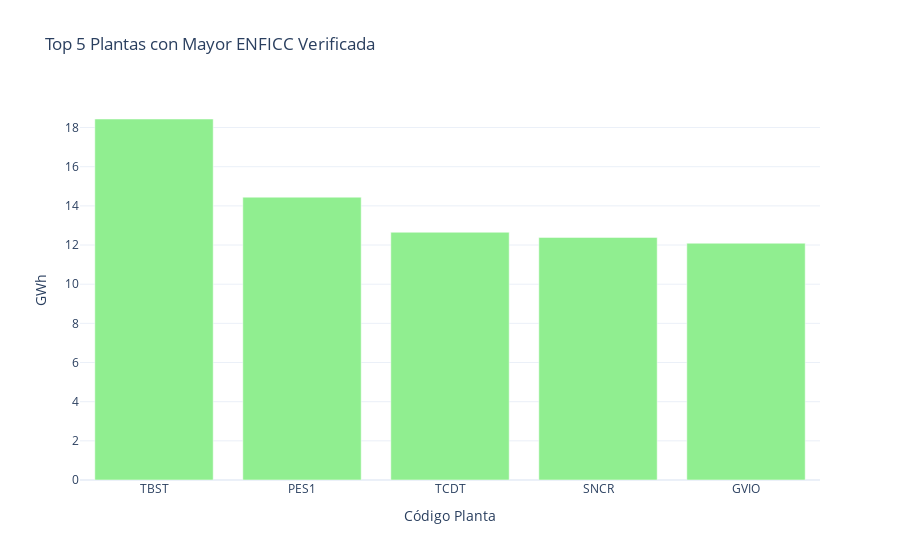

Write notebook code for a chart like this one.
### Markdown cell above
Se grafican las 5 plantas con mayor ENFICC verificada

### Code cell
df_top_5 = df_filtrado.sort_values(by='ENFICCVerificada', ascending=False).head(5)   # Se ordenan los datos por valor de ENFICC y se seleccionan los 5 mayores

fig = go.Figure(data=[                                  # Se crea la gráfica de barras
    go.Bar(
        x=df_top_5['CodigoPlanta'],                     # Valores Eje X
        y=df_top_5['ENFICCVerificada'],                 # Valores Eje Y
        marker_color='lightgreen'                       # Color del gráfico
    )
])

fig.update_layout(                                      # Configurar el diseño del gráfico
    title='Top 5 Plantas con Mayor ENFICC Verificada',  # Título del gráfico
    xaxis_title='Código Planta',                        # Título Eje X
    yaxis_title='GWh',                                  # Título Eje Y
    template='plotly_white'
)

fig.show()                                              # Se muestra el gráfico

### Figure 1 — Plotly figure (JSON) as saved in the notebook; plotly's stock layout.template omitted (floating-point values rounded to 4 significant figures)
{"data": [{"marker": {"color": "lightgreen"}, "type": "bar", "x": ["TBST", "PES1", "TCDT", "SNCR", "GVIO"], "y": [18.44, 14.44, 12.65, 12.39, 12.09]}], "layout": {"title": {"text": "Top 5 Plantas con Mayor ENFICC Verificada"}, "xaxis": {"title": {"text": "Código Planta"}}, "yaxis": {"title": {"text": "GWh"}}}}
